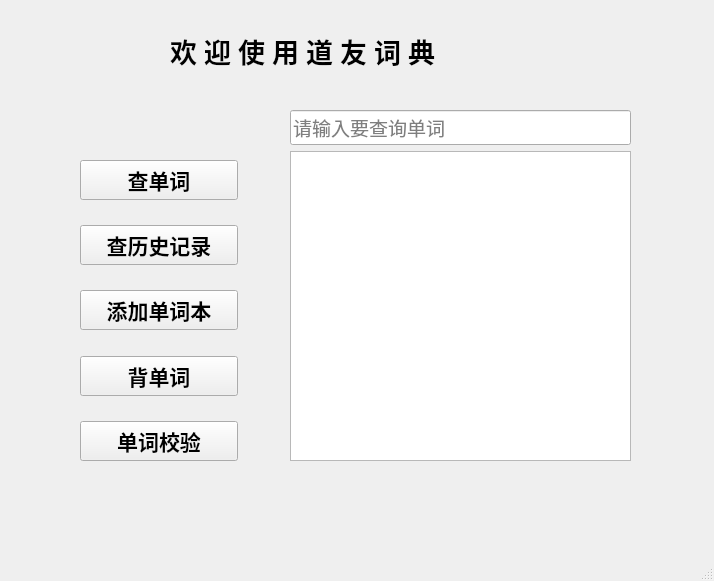
<?xml version="1.0" encoding="UTF-8"?>
<ui version="4.0">
 <class>SearchWord</class>
 <widget class="QMainWindow" name="SearchWord">
  <property name="geometry">
   <rect>
    <x>0</x>
    <y>0</y>
    <width>714</width>
    <height>581</height>
   </rect>
  </property>
  <property name="windowTitle">
   <string>道友词典</string>
  </property>
  <property name="windowIcon">
   <iconset resource="res.qrc">
    <normaloff>:/image/img2.jpg</normaloff>:/image/img2.jpg</iconset>
  </property>
  <property name="styleSheet">
   <string notr="true">#SearchWord{
background-image: url(:/image/img1.jpg);
}</string>
  </property>
  <widget class="QWidget" name="centralwidget">
   <widget class="QLabel" name="label">
    <property name="geometry">
     <rect>
      <x>170</x>
      <y>30</y>
      <width>381</width>
      <height>41</height>
     </rect>
    </property>
    <property name="font">
     <font>
      <family>华文彩云</family>
      <pointsize>20</pointsize>
      <weight>75</weight>
      <bold>true</bold>
     </font>
    </property>
    <property name="text">
     <string>欢 迎 使 用 道 友 词 典</string>
    </property>
   </widget>
   <widget class="QWidget" name="">
    <property name="geometry">
     <rect>
      <x>80</x>
      <y>160</y>
      <width>158</width>
      <height>301</height>
     </rect>
    </property>
    <layout class="QVBoxLayout" name="verticalLayout">
     <item>
      <layout class="QVBoxLayout" name="verticalLayout_2">
       <item>
        <widget class="QPushButton" name="pushButtonSearchWord">
         <property name="font">
          <font>
           <family>楷体</family>
           <pointsize>16</pointsize>
           <weight>75</weight>
           <bold>true</bold>
          </font>
         </property>
         <property name="text">
          <string>查单词</string>
         </property>
        </widget>
       </item>
       <item>
        <spacer name="verticalSpacer">
         <property name="orientation">
          <enum>Qt::Vertical</enum>
         </property>
         <property name="sizeHint" stdset="0">
          <size>
           <width>20</width>
           <height>40</height>
          </size>
         </property>
        </spacer>
       </item>
       <item>
        <widget class="QPushButton" name="pushButtonHistory">
         <property name="font">
          <font>
           <family>楷体</family>
           <pointsize>16</pointsize>
           <weight>75</weight>
           <bold>true</bold>
          </font>
         </property>
         <property name="text">
          <string>查历史记录</string>
         </property>
        </widget>
       </item>
       <item>
        <spacer name="verticalSpacer_2">
         <property name="orientation">
          <enum>Qt::Vertical</enum>
         </property>
         <property name="sizeHint" stdset="0">
          <size>
           <width>20</width>
           <height>40</height>
          </size>
         </property>
        </spacer>
       </item>
       <item>
        <widget class="QPushButton" name="pushButtonAddWord">
         <property name="font">
          <font>
           <family>楷体</family>
           <pointsize>16</pointsize>
           <weight>75</weight>
           <bold>true</bold>
          </font>
         </property>
         <property name="text">
          <string>添加单词本</string>
         </property>
        </widget>
       </item>
       <item>
        <spacer name="verticalSpacer_3">
         <property name="orientation">
          <enum>Qt::Vertical</enum>
         </property>
         <property name="sizeHint" stdset="0">
          <size>
           <width>20</width>
           <height>40</height>
          </size>
         </property>
        </spacer>
       </item>
       <item>
        <widget class="QPushButton" name="pushButtonMemoryWord">
         <property name="font">
          <font>
           <family>楷体</family>
           <pointsize>16</pointsize>
           <weight>75</weight>
           <bold>true</bold>
          </font>
         </property>
         <property name="text">
          <string>背单词</string>
         </property>
        </widget>
       </item>
       <item>
        <spacer name="verticalSpacer_4">
         <property name="orientation">
          <enum>Qt::Vertical</enum>
         </property>
         <property name="sizeHint" stdset="0">
          <size>
           <width>20</width>
           <height>40</height>
          </size>
         </property>
        </spacer>
       </item>
       <item>
        <widget class="QPushButton" name="pushButtonCheckWord">
         <property name="font">
          <font>
           <family>楷体</family>
           <pointsize>16</pointsize>
           <weight>75</weight>
           <bold>true</bold>
          </font>
         </property>
         <property name="text">
          <string>单词校验</string>
         </property>
        </widget>
       </item>
      </layout>
     </item>
    </layout>
   </widget>
   <widget class="QWidget" name="">
    <property name="geometry">
     <rect>
      <x>290</x>
      <y>110</y>
      <width>341</width>
      <height>351</height>
     </rect>
    </property>
    <layout class="QVBoxLayout" name="verticalLayout_3">
     <item>
      <widget class="QLineEdit" name="lineEdit">
       <property name="font">
        <font>
         <family>Agency FB</family>
         <pointsize>14</pointsize>
        </font>
       </property>
       <property name="placeholderText">
        <string>请输入要查询单词</string>
       </property>
      </widget>
     </item>
     <item>
      <widget class="QTextBrowser" name="textBrowser">
       <property name="font">
        <font>
         <family>Agency FB</family>
         <pointsize>14</pointsize>
        </font>
       </property>
      </widget>
     </item>
    </layout>
   </widget>
  </widget>
  <widget class="QMenuBar" name="menubar">
   <property name="geometry">
    <rect>
     <x>0</x>
     <y>0</y>
     <width>714</width>
     <height>26</height>
    </rect>
   </property>
  </widget>
  <widget class="QStatusBar" name="statusbar"/>
 </widget>
 <resources>
  <include location="res.qrc"/>
 </resources>
 <connections/>
</ui>
